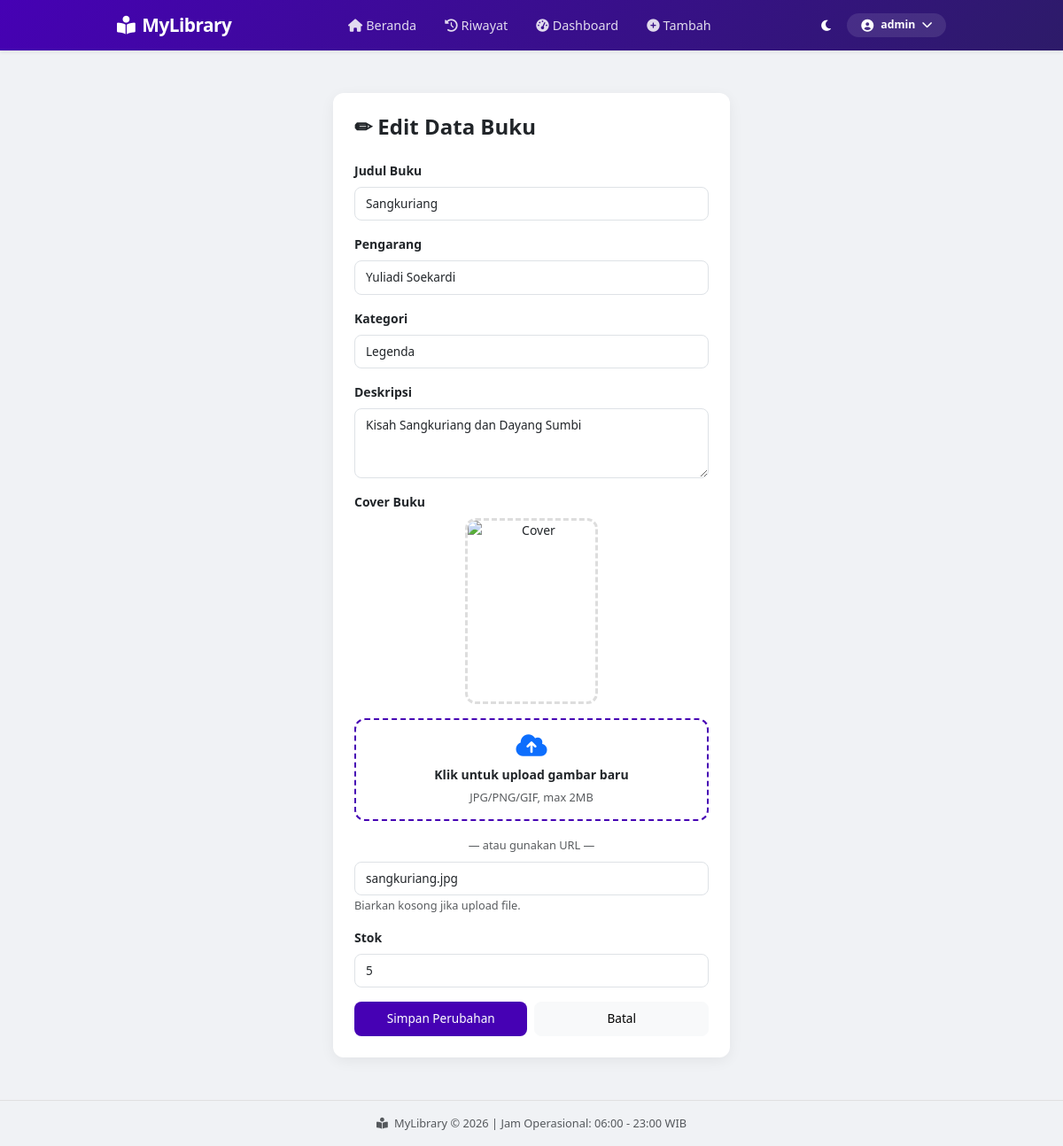
Page /pages/edit_buku.php?id=1 (signed in) on the committed database.
### tables this page shows
CREATE TABLE `buku` (
  `id` int(11) NOT NULL AUTO_INCREMENT,
  `judul` varchar(255) NOT NULL,
  `pengarang` varchar(255) NOT NULL,
  `kategori` varchar(50) DEFAULT NULL,
  `deskripsi` text DEFAULT NULL,
  `gambar` varchar(255) DEFAULT NULL,   
  `stok` int(11) DEFAULT 0,
  PRIMARY KEY (`id`)
);

### pages/edit_buku.php (the view, shortened to what this page needs)
<?php
require_once __DIR__ . '/../config/session.php';
$id = (int)$_GET['id'];
$stmt = mysqli_prepare($conn, "SELECT * FROM buku WHERE id = ?");
mysqli_stmt_bind_param($stmt, "i", $id);
mysqli_stmt_execute($stmt);
$b = mysqli_fetch_assoc(mysqli_stmt_get_result($stmt));
$gambar_preview = !empty($b['gambar']) ? $b['gambar'] : 'https://via.placeholder.com/150x210';
if (!empty($b['gambar']) && !filter_var($b['gambar'], FILTER_VALIDATE_URL)) {
    $gambar_preview = '../' . $gambar_preview;
}
?>
<!DOCTYPE html>
<html lang="id">
<head>
    <link rel="stylesheet" href="https://cdn.jsdelivr.net/npm/bootstrap@5.3.0/dist/css/bootstrap.min.css">
    <link rel="stylesheet" href="https://cdnjs.cloudflare.com/ajax/libs/font-awesome/6.0.0/css/all.min.css">
    <link rel="stylesheet" href="../assets/style.css">
</head>
<body>
<?php include __DIR__ . '/../includes/navbar.php'; ?>
<div class="container mt-5">
    <div class="row justify-content-center">
        <div class="col-md-6">
            <div class="card glass-card p-4">
                <h4 class="fw-bold mb-4">✏ Edit Data Buku</h4>
                <form action="../proses/proses.php" method="POST" enctype="multipart/form-data">
                    <div class="mb-3">
                        <label class="form-label fw-bold">Judul Buku</label>
                        <input type="text" name="judul" class="form-control" value="<?= htmlspecialchars($b['judul']) ?>" required>
                    </div>
                    <div class="mb-3">
                        <label class="form-label fw-bold">Pengarang</label>
                        <input type="text" name="pengarang" class="form-control" value="<?= htmlspecialchars($b['pengarang']) ?>" required>
                    </div>
                    <div class="mb-3">
                        <label class="form-label fw-bold">Kategori</label>
                        <input type="text" name="kategori" class="form-control" value="<?= htmlspecialchars($b['kategori'] ?? '') ?>">
                    </div>
                    <div class="mb-3">
                        <label class="form-label fw-bold">Deskripsi</label>
                        <textarea name="deskripsi" class="form-control" rows="3"><?= htmlspecialchars($b['deskripsi'] ?? '') ?></textarea>
                    </div>
                    <div class="mb-3">
                        <label class="form-label fw-bold">Cover Buku</label>
                        <div class="text-center mb-3">
                            <img src="<?= htmlspecialchars($gambar_preview) ?>" class="preview-img" id="previewImage" alt="Cover">
                        </div>
                        <div class="upload-area mb-3" onclick="document.getElementById('gambar').click()">
                            <i class="fas fa-cloud-upload-alt fa-2x text-primary mb-2"></i>
                            <p class="mb-1 fw-bold">Klik untuk upload gambar baru</p>
                            <small class="text-muted">JPG/PNG/GIF, max 2MB</small>
                        </div>
                        <div class="text-center my-2">
                            <small class="text-muted">— atau gunakan URL —</small>
                        </div>
                        <input type="text" name="gambar_url" class="form-control" value="<?= htmlspecialchars($b['gambar'] ?? '') ?>" placeholder="Kosongkan jika tidak ingin mengubah gambar">
                        <small class="text-muted">Biarkan kosong jika upload file.</small>
                    </div>
                    <div class="mb-3">
                        <label class="form-label fw-bold">Stok</label>
                        <input type="number" name="stok" class="form-control" value="<?= $b['stok'] ?>" min="0" required>
                    </div>
                    <div class="d-flex gap-2">
                        <button type="submit" name="update" class="btn btn-primary w-100">Simpan Perubahan</button>
                        <a href="index.php" class="btn btn-light w-100">Batal</a>
                    </div>
                </form>
            </div>
        </div>
    </div>
</div>
<?php include __DIR__ . '/../includes/footer_scripts.php'; ?>
</body>
</html>

### assets/style.css (style rules this page uses)
* { box-sizing: border-box; }
body { background: #f0f2f5; font-family: 'Segoe UI', sans-serif; transition: background-color 0.3s ease, color 0.3s ease; margin: 0; padding: 0; font-size: 14px; -webkit-text-size-adjust: 100%; }
.glass-card { background: #ffffff; border-radius: 12px; border: none; box-shadow: 0 4px 16px rgba(0,0,0,0.06); padding: 12px; }
.btn { font-size: 0.85rem; padding: 8px 14px; border-radius: 8px; }
.btn-primary { background: #4601b4; border: none; }
.container { width: 100%; padding-left: 10px; padding-right: 10px; max-width: 100%; }
.form-control { font-size: 0.85rem; padding: 8px 12px; border-radius: 8px; width: 100%; }
.text-muted { font-size: 0.8rem; }
@media (min-width: 768px) { body { font-size: 14px; } }
@media (min-width: 768px) { .glass-card { padding: 18px; border-radius: 12px; } }
@media (min-width: 768px) { .container { padding-left: 20px; padding-right: 20px; max-width: 960px; } }
@media (min-width: 768px) { .text-muted { font-size: 0.8rem; } }
@media (min-width: 768px) { .btn { font-size: 0.85rem; padding: 8px 16px; } }
@media (min-width: 768px) { .form-control { font-size: 0.85rem; } }
.container.mt-4, .container.mt-5, .container.py-5 { animation: fadeInUp 0.8s ease-out; }
.glass-card { animation: scaleIn 0.5s ease-out; }
.stat-card, .card { animation: cardPop 0.4s ease-out both; }
h3.fw-bold, h4.fw-bold, h5.fw-bold { animation: slideInLeft 0.6s ease-out; }

### pages/edit_buku.php (style rules this page uses)
.preview-img { width: 150px; height: 210px; object-fit: cover; border-radius: 12px; border: 3px dashed #ddd; display: block; margin: 0 auto; }
.upload-area { border: 2px dashed #4601b4; border-radius: 12px; padding: 15px; text-align: center; cursor: pointer; transition: all 0.3s; }

### rows in the picture
buku: judul "Sangkuriang", pengarang "Yuliadi Soekardi", kategori "Legenda", deskripsi "Kisah Sangkuriang dan Dayang Sumbi", gambar_url "sangkuriang.jpg", stok "5"

### other values in the picture
$text['menu_beranda'] "Beranda"
$text['menu_riwayat'] "Riwayat"
$text['menu_tambah'] "Tambah"
$username_login "admin"
